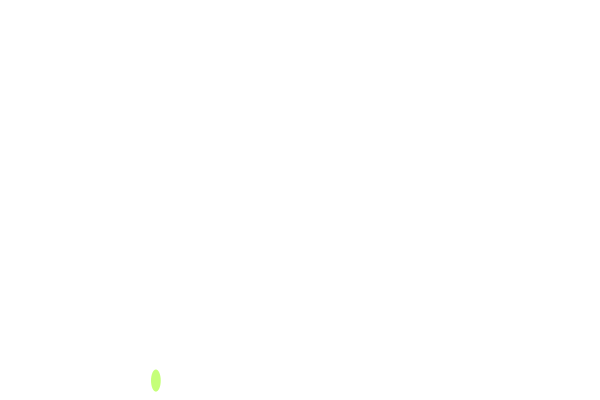
Frame 1 (no input)
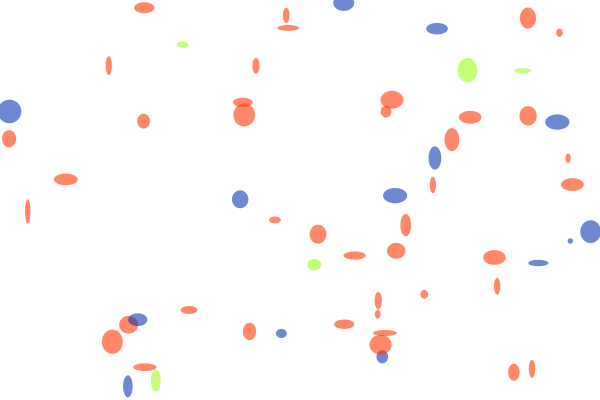
Frame 60 (the mouse pressed at the canvas centre just before this capture)
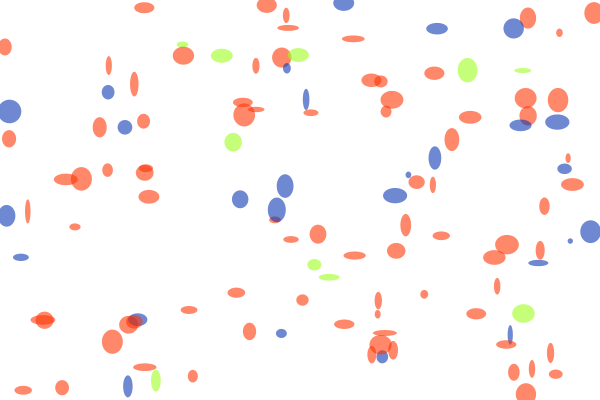
Frame 120 (the mouse held since frame 60 and released just before this capture)

The Processing sketch that drew these frames (run headless with seeded random() and noise(); from frame 60 on, the mouse is pressed at the canvas centre):

// Processing sketch: processing_166581
// ── processing_166581.pde

void setup() {
  size(600, 400);
  background(255);
  smooth();
  noStroke();
}
void draw() {
  float red_prob = 0.60; 
  float green_prob = 0.10; 
  float blue_prob = 0.30; 
  float num = random(1); 
  if (num < red_prob) {
    fill(255, 53, 2, 150);
  } else if (num < green_prob + red_prob) {
    fill(156, 255, 28, 150);
  } else {
    fill(10, 52, 178, 150);
  }
  ellipse(random(width), random(height), random(5,25), random(5,25));
}
